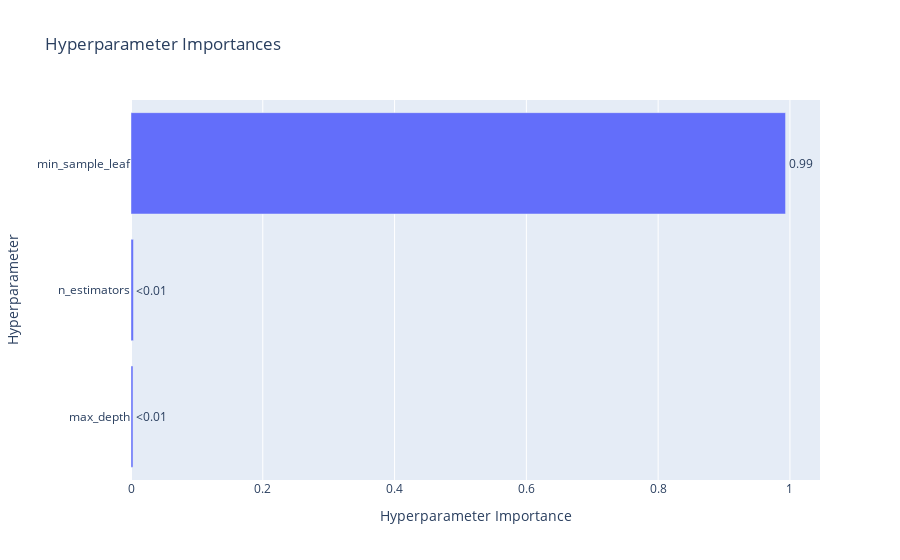

The code cell stored with this chart in its notebook:
### Code cell
optuna.visualization.plot_param_importances(study)

### Figure 1 — Plotly figure (JSON) as saved in the notebook; plotly's stock layout.template omitted (floating-point values rounded to 4 significant figures)
{"data": [{"cliponaxis": false, "hovertemplate": ["max_depth (IntDistribution): 0.0030110547932718245<extra></extra>", "n_estimators (IntDistribution): 0.00364259945493594<extra></extra>", "min_sample_leaf (IntDistribution): 0.9933463457517923<extra></extra>"], "name": "Objective Value", "orientation": "h", "text": ["<0.01", "<0.01", "0.99"], "textposition": "outside", "type": "bar", "x": [0.003011, 0.003643, 0.9933], "y": ["max_depth", "n_estimators", "min_sample_leaf"]}], "layout": {"title": {"text": "Hyperparameter Importances"}, "xaxis": {"title": {"text": "Hyperparameter Importance"}}, "yaxis": {"title": {"text": "Hyperparameter"}}}}
